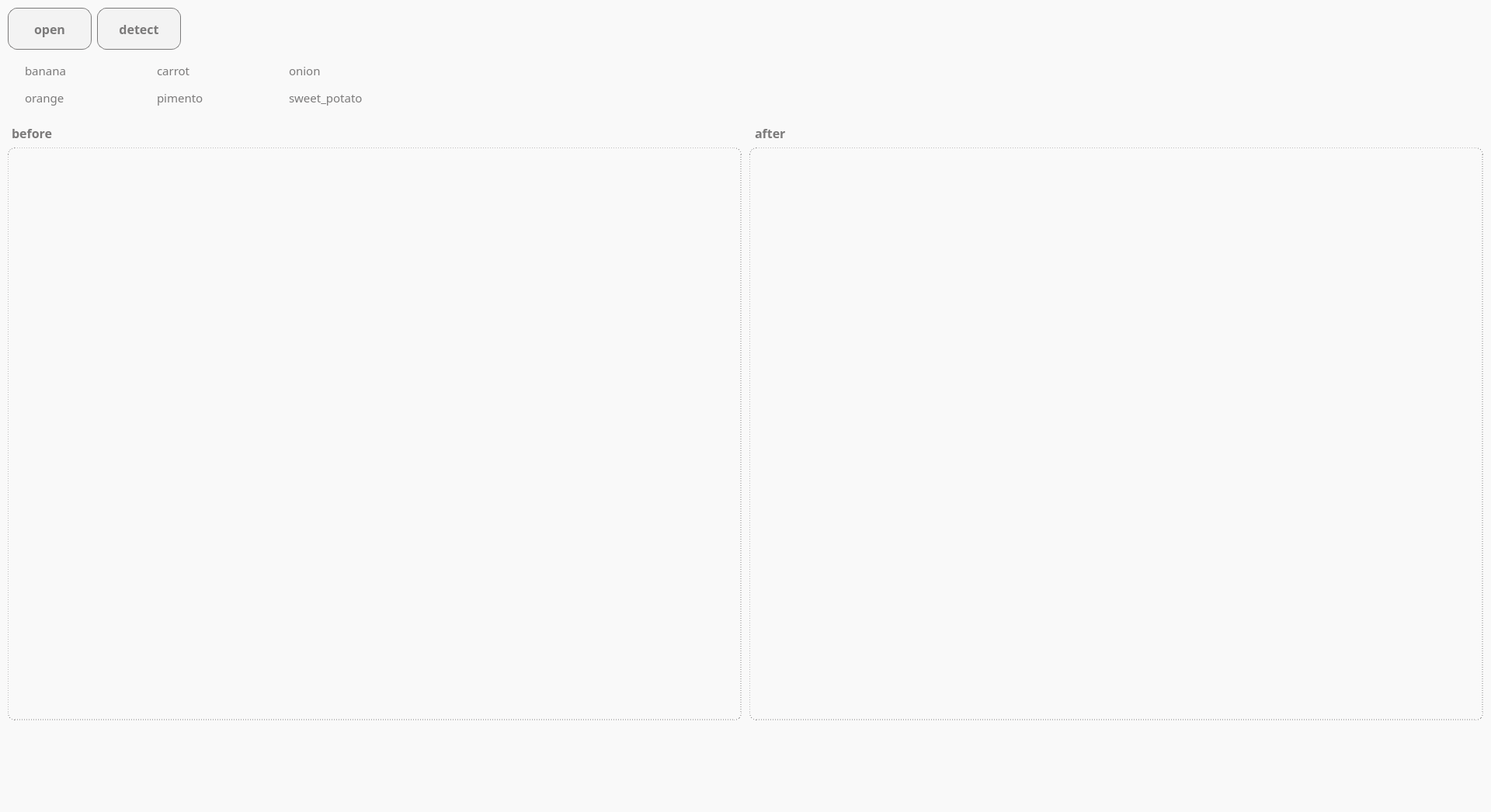
<?xml version="1.0" encoding="UTF-8"?>
<ui version="4.0">
 <class>MainWindow</class>
 <widget class="QMainWindow" name="MainWindow">
  <property name="enabled">
   <bool>true</bool>
  </property>
  <property name="geometry">
   <rect>
    <x>0</x>
    <y>0</y>
    <width>1920</width>
    <height>1046</height>
   </rect>
  </property>
  <property name="minimumSize">
   <size>
    <width>0</width>
    <height>0</height>
   </size>
  </property>
  <property name="maximumSize">
   <size>
    <width>2200</width>
    <height>1220</height>
   </size>
  </property>
  <property name="mouseTracking">
   <bool>true</bool>
  </property>
  <property name="windowTitle">
   <string>MainWindow</string>
  </property>
  <property name="styleSheet">
   <string notr="true">background-color: rgb(249, 249, 249);</string>
  </property>
  <widget class="QWidget" name="centralwidget">
   <widget class="QPushButton" name="detectBtn">
    <property name="enabled">
     <bool>true</bool>
    </property>
    <property name="geometry">
     <rect>
      <x>125</x>
      <y>10</y>
      <width>108</width>
      <height>54</height>
     </rect>
    </property>
    <property name="sizePolicy">
     <sizepolicy hsizetype="Fixed" vsizetype="Fixed">
      <horstretch>0</horstretch>
      <verstretch>0</verstretch>
     </sizepolicy>
    </property>
    <property name="font">
     <font>
      <family>나눔스퀘어라운드 Bold</family>
      <pointsize>12</pointsize>
      <weight>75</weight>
      <bold>true</bold>
     </font>
    </property>
    <property name="mouseTracking">
     <bool>true</bool>
    </property>
    <property name="styleSheet">
     <string notr="true">QPushButton{
	color: rgb(123, 122, 122);
	background-color: rgb(243, 243, 243);
	border: 1.3px solid rgb(123, 122, 122);
	border-radius: 12px;
}

QPushButton:hover{
	color: rgb(86, 98, 112);
	background-color: rgb(235, 236, 237);
	border: 1.3px solid rgb(66, 77, 88);
	border-radius: 12px;
}

QPushButton:pressed{
	color: rgb(243, 243, 243);
	background-color: rgb(86, 98, 112);
	border: 1px solid rgb(243, 243, 243);
	border-radius: 12px;
}</string>
    </property>
    <property name="text">
     <string>detect</string>
    </property>
    <property name="iconSize">
     <size>
      <width>70</width>
      <height>70</height>
     </size>
    </property>
   </widget>
   <widget class="QPushButton" name="openBtn">
    <property name="enabled">
     <bool>true</bool>
    </property>
    <property name="geometry">
     <rect>
      <x>10</x>
      <y>10</y>
      <width>108</width>
      <height>54</height>
     </rect>
    </property>
    <property name="sizePolicy">
     <sizepolicy hsizetype="Fixed" vsizetype="Fixed">
      <horstretch>0</horstretch>
      <verstretch>0</verstretch>
     </sizepolicy>
    </property>
    <property name="font">
     <font>
      <family>나눔스퀘어라운드 Bold</family>
      <pointsize>12</pointsize>
      <weight>75</weight>
      <bold>true</bold>
     </font>
    </property>
    <property name="layoutDirection">
     <enum>Qt::LeftToRight</enum>
    </property>
    <property name="autoFillBackground">
     <bool>false</bool>
    </property>
    <property name="styleSheet">
     <string notr="true">QPushButton{
	color: rgb(123, 122, 122);
	background-color: rgb(243, 243, 243);
	border: 1.3px solid rgb(123, 122, 122);
	border-radius: 12px;
}

QPushButton:hover{
	color: rgb(86, 98, 112);
	background-color: rgb(235, 236, 237);
	border: 1.3px solid rgb(66, 77, 88);
	border-radius: 12px;
}

QPushButton:pressed{
	color: rgb(243, 243, 243);
	background-color: rgb(86, 98, 112);
	border: 1.3px solid rgb(243, 243, 243);
	border-radius: 12px;
}</string>
    </property>
    <property name="text">
     <string>open</string>
    </property>
    <property name="iconSize">
     <size>
      <width>70</width>
      <height>70</height>
     </size>
    </property>
    <property name="checkable">
     <bool>false</bool>
    </property>
   </widget>
   <widget class="QLabel" name="beforeLabel">
    <property name="geometry">
     <rect>
      <x>10</x>
      <y>190</y>
      <width>945</width>
      <height>738</height>
     </rect>
    </property>
    <property name="autoFillBackground">
     <bool>false</bool>
    </property>
    <property name="styleSheet">
     <string notr="true">border: 1.4px solid rgb(131, 130, 130);
border-style: dashed;
border-radius: 9px;
background-color: rgba(255, 255, 255, 0)</string>
    </property>
    <property name="frameShape">
     <enum>QFrame::NoFrame</enum>
    </property>
    <property name="midLineWidth">
     <number>0</number>
    </property>
    <property name="text">
     <string/>
    </property>
    <property name="alignment">
     <set>Qt::AlignCenter</set>
    </property>
   </widget>
   <widget class="QLabel" name="afterLabel">
    <property name="geometry">
     <rect>
      <x>965</x>
      <y>190</y>
      <width>945</width>
      <height>738</height>
     </rect>
    </property>
    <property name="styleSheet">
     <string notr="true">border: 1.4px solid rgb(131, 130, 130);
border-style: dashed;
border-radius: 9px;
background-color: rgba(255, 255, 255, 0)</string>
    </property>
    <property name="text">
     <string/>
    </property>
   </widget>
   <widget class="QLabel" name="btextLabel">
    <property name="geometry">
     <rect>
      <x>442</x>
      <y>938</y>
      <width>80</width>
      <height>20</height>
     </rect>
    </property>
    <property name="font">
     <font>
      <family>나눔스퀘어라운드 Regular</family>
      <pointsize>10</pointsize>
     </font>
    </property>
    <property name="layoutDirection">
     <enum>Qt::LeftToRight</enum>
    </property>
    <property name="styleSheet">
     <string notr="true">color: rgb(123, 122, 122);
background-color: rgba(255, 255, 255, 0)</string>
    </property>
    <property name="text">
     <string/>
    </property>
    <property name="alignment">
     <set>Qt::AlignCenter</set>
    </property>
   </widget>
   <widget class="QLabel" name="atextLabel">
    <property name="geometry">
     <rect>
      <x>1397</x>
      <y>938</y>
      <width>80</width>
      <height>20</height>
     </rect>
    </property>
    <property name="font">
     <font>
      <family>나눔스퀘어라운드 Regular</family>
      <pointsize>10</pointsize>
     </font>
    </property>
    <property name="styleSheet">
     <string notr="true">color: rgb(123, 122, 122);
background-color: rgba(255, 255, 255, 0)</string>
    </property>
    <property name="text">
     <string/>
    </property>
    <property name="alignment">
     <set>Qt::AlignCenter</set>
    </property>
   </widget>
   <widget class="QLabel" name="before">
    <property name="geometry">
     <rect>
      <x>15</x>
      <y>160</y>
      <width>80</width>
      <height>20</height>
     </rect>
    </property>
    <property name="font">
     <font>
      <family>나눔스퀘어라운드 Bold</family>
      <pointsize>12</pointsize>
      <weight>75</weight>
      <bold>true</bold>
     </font>
    </property>
    <property name="styleSheet">
     <string notr="true">color: rgb(123, 122, 122);
background-color: rgba(255, 255, 255, 0)</string>
    </property>
    <property name="text">
     <string>before</string>
    </property>
    <property name="alignment">
     <set>Qt::AlignLeading|Qt::AlignLeft|Qt::AlignTop</set>
    </property>
   </widget>
   <widget class="QLabel" name="after">
    <property name="geometry">
     <rect>
      <x>972</x>
      <y>160</y>
      <width>80</width>
      <height>20</height>
     </rect>
    </property>
    <property name="font">
     <font>
      <family>나눔스퀘어라운드 Bold</family>
      <pointsize>12</pointsize>
      <weight>75</weight>
      <bold>true</bold>
     </font>
    </property>
    <property name="styleSheet">
     <string notr="true">color: rgb(123, 122, 122);
background-color: rgba(255, 255, 255, 0)</string>
    </property>
    <property name="text">
     <string>after</string>
    </property>
    <property name="alignment">
     <set>Qt::AlignLeading|Qt::AlignLeft|Qt::AlignTop</set>
    </property>
   </widget>
   <widget class="QRadioButton" name="bananaBtn">
    <property name="geometry">
     <rect>
      <x>12</x>
      <y>80</y>
      <width>170</width>
      <height>22</height>
     </rect>
    </property>
    <property name="font">
     <font>
      <family>나눔스퀘어라운드 Regular</family>
      <pointsize>11</pointsize>
     </font>
    </property>
    <property name="styleSheet">
     <string notr="true">color: rgb(123, 122, 122);
background-color: rgba(255, 255, 255, 0)</string>
    </property>
    <property name="text">
     <string>banana</string>
    </property>
    <property name="checkable">
     <bool>true</bool>
    </property>
    <property name="checked">
     <bool>false</bool>
    </property>
   </widget>
   <widget class="QRadioButton" name="orangeBtn">
    <property name="geometry">
     <rect>
      <x>12</x>
      <y>115</y>
      <width>170</width>
      <height>22</height>
     </rect>
    </property>
    <property name="font">
     <font>
      <family>나눔스퀘어라운드 Regular</family>
      <pointsize>11</pointsize>
     </font>
    </property>
    <property name="styleSheet">
     <string notr="true">color: rgb(123, 122, 122);
background-color: rgba(255, 255, 255, 0)</string>
    </property>
    <property name="text">
     <string>orange</string>
    </property>
   </widget>
   <widget class="QRadioButton" name="carrotBtn">
    <property name="geometry">
     <rect>
      <x>182</x>
      <y>80</y>
      <width>170</width>
      <height>22</height>
     </rect>
    </property>
    <property name="font">
     <font>
      <family>나눔스퀘어라운드 Regular</family>
      <pointsize>11</pointsize>
     </font>
    </property>
    <property name="styleSheet">
     <string notr="true">color: rgb(123, 122, 122);
background-color: rgba(255, 255, 255, 0)</string>
    </property>
    <property name="text">
     <string>carrot</string>
    </property>
   </widget>
   <widget class="QRadioButton" name="pimentoBtn">
    <property name="geometry">
     <rect>
      <x>182</x>
      <y>115</y>
      <width>170</width>
      <height>22</height>
     </rect>
    </property>
    <property name="font">
     <font>
      <family>나눔스퀘어라운드 Regular</family>
      <pointsize>11</pointsize>
     </font>
    </property>
    <property name="styleSheet">
     <string notr="true">color: rgb(123, 122, 122);
background-color: rgba(255, 255, 255, 0)</string>
    </property>
    <property name="text">
     <string>pimento</string>
    </property>
   </widget>
   <widget class="QRadioButton" name="onionBtn">
    <property name="geometry">
     <rect>
      <x>352</x>
      <y>80</y>
      <width>170</width>
      <height>22</height>
     </rect>
    </property>
    <property name="font">
     <font>
      <family>나눔스퀘어라운드 Regular</family>
      <pointsize>11</pointsize>
     </font>
    </property>
    <property name="styleSheet">
     <string notr="true">color: rgb(123, 122, 122);
background-color: rgba(255, 255, 255, 0)</string>
    </property>
    <property name="text">
     <string>onion</string>
    </property>
   </widget>
   <widget class="QRadioButton" name="sweet_potatoBtn">
    <property name="geometry">
     <rect>
      <x>352</x>
      <y>115</y>
      <width>170</width>
      <height>22</height>
     </rect>
    </property>
    <property name="font">
     <font>
      <family>나눔스퀘어라운드 Regular</family>
      <pointsize>11</pointsize>
     </font>
    </property>
    <property name="styleSheet">
     <string notr="true">color: rgb(123, 122, 122);
background-color: rgba(255, 255, 255, 0)</string>
    </property>
    <property name="text">
     <string>sweet_potato</string>
    </property>
   </widget>
   <zorder>openBtn</zorder>
   <zorder>detectBtn</zorder>
   <zorder>beforeLabel</zorder>
   <zorder>afterLabel</zorder>
   <zorder>btextLabel</zorder>
   <zorder>atextLabel</zorder>
   <zorder>before</zorder>
   <zorder>after</zorder>
   <zorder>bananaBtn</zorder>
   <zorder>orangeBtn</zorder>
   <zorder>carrotBtn</zorder>
   <zorder>pimentoBtn</zorder>
   <zorder>onionBtn</zorder>
   <zorder>sweet_potatoBtn</zorder>
  </widget>
 </widget>
 <resources/>
 <connections/>
 <slots>
  <slot>fileOpenFunction()</slot>
 </slots>
</ui>
